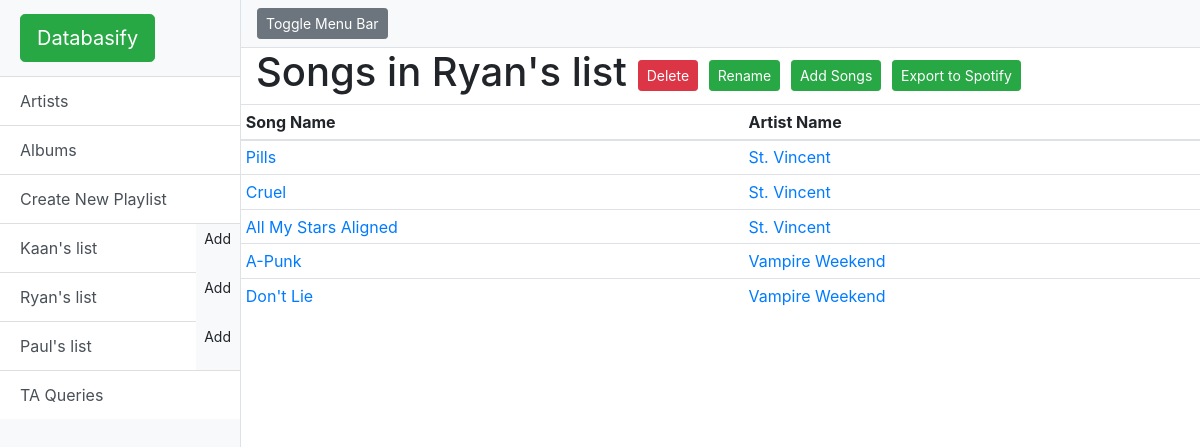
Before: /playlist/2/ with the older database file.
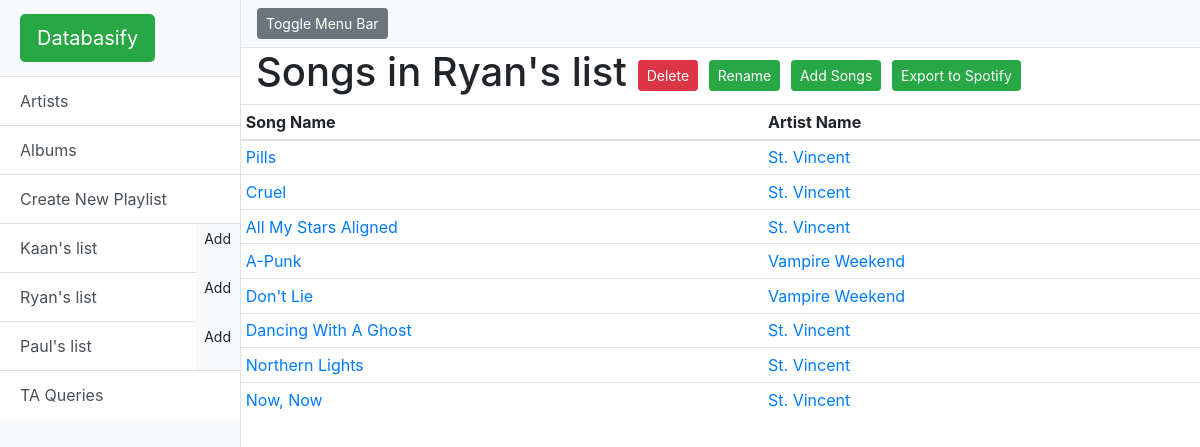
After: the same page with the newer database file.
### model.py (models this page shows)
class Playlist(Base):
    __tablename__ = 'playlist'
    id = Column(Integer, primary_key=True)
    name = Column(String(50), nullable=False)
    user_id = Column(Integer, ForeignKey('user.id'), nullable=False)
    user = relationship(User)

class PlaylistItem(Base):
    __tablename__ = 'playlist_item'
    id = Column(Integer, primary_key=True)
    playlist_id = Column(Integer, ForeignKey('playlist.id'), nullable=False)
    song_id = Column(Integer, ForeignKey('song.id'), nullable=False)
    playlist = relationship(Playlist, backref="playlist")

class Song(Base):
    __tablename__ = 'song'
    id = Column(Integer, primary_key=True)
    uri = Column(String(50), nullable=False)
    track_number = Column(Integer, nullable=True)
    name = Column(String(250), nullable=False)
    popularity = Column(Integer, nullable=True)
    duration = Column(Integer, nullable=False)
    danceability = Column(Float, nullable=True)
    explicit = Column(Boolean, nullable=True)
    tempo = Column(Float, nullable=True)
    energy = Column(Float, nullable=True)
    instrumentalness = Column(Float, nullable=True)
    time_signature = Column(Integer, nullable=True)
    valence = Column(Float, nullable=True)
    album_id = Column(Integer, ForeignKey('album.id'), nullable=False)
    album = relationship(Album, backref="album")

class Artist(Base):
    __tablename__ = 'artist'
    id = Column(Integer, primary_key=True)
    uri = Column(String(50), nullable=False)
    name = Column(String(150), nullable=False)
    popularity = Column(Integer, nullable=False)
    followers = Column(Integer, nullable=False)

### start.py (the view)
@app.route('/playlist/<int:playlist_id>/', methods=['GET'])
def showPlayListsSongs(playlist_id):
    result = (session.query(PlaylistItem, Playlist, Song)
              .filter(PlaylistItem.song_id == Song.id)
              .filter(PlaylistItem.playlist_id == Playlist.id)
              .filter(PlaylistItem.playlist_id == playlist_id)
              ).all()
    playlists = session.query(Playlist).all()
    playlistName = session.query(Playlist).filter_by(id=playlist_id).one()
    return render_template('playlistSongs.html', title='Songs', playlistName=playlistName, songs=result,
                           playlists=playlists)

### templates/playListSongs.html
{% extends "layout.html" %}
{% block content %}
    <div class="container-fluid">
        <h1>Songs in {{playlistName.name}}
        <a href="/playlist/{{ playlistName.id }}/delete/" class="btn btn-secondary btn-sm btn-danger" role="button">Delete</a>
        <a href="/playlist/{{ playlistName.id }}/edit/" class="btn btn-secondary btn-sm btn-success" role="button">Rename</a>
        <a href="/playlist/{{ playlistName.id }}/new" class="btn btn-secondary btn-sm btn-success" role="button">Add Songs</a>
        <a href="/playlist/{{ playlistName.id }}/export/" class="btn btn-secondary btn-sm btn-success" role="button">Export to Spotify</a></h1>
        </div>
        {% if songs|length== 0 %}
        <div class="alert alert-danger" role="alert">
            There are no songs in this playlist!
        </div>
        {% else %}
        <table class="table table-sm table-hover">
            <thead>
            <tr>
                <th scope="col">Song Name</th>
                <th scope="col">Artist Name</th>
            </tr>
            </thead>
            <tbody>
            {% for song in songs %}
            <tr>
                <td><a href="{{ song.Song.uri }}">{{ song.Song.name }}</a></td>
                <td><a href="/artist/{{ song.Song.album.artist.id }}">{{ song.Song.album.artist.name }}</a></td>
            </tr>
            {% endfor %}
            </tbody>
        </table>
        {% endif %}
    </div>
{% endblock content %}

### templates/layout.html (shortened to what this page needs)
<!DOCTYPE html>
<html lang="en">
<head>
    <link href="/static/vendor/bootstrap/css/bootstrap.min.css" rel="stylesheet">
    <link href="/static/simple-sidebar.css" rel="stylesheet">
</head>
<body>
<div class="d-flex" id="wrapper">
    <div class="bg-light border-right" id="sidebar-wrapper">
        <div class="sidebar-heading"><a class="btn btn-success btn-lg" data-placement="top" data-toggle="tooltip"
                                        href="/" title="Goes to the main page">Databasify</a></div>
        <div class="list-group list-group-flush">
            <a class="list-group-item list-group-item-action btn btn-success" href="/artist" role="button">Artists</a>
            <a class="list-group-item list-group-item-action btn btn-success" href="/album" role="button">Albums</a>
            <a class="list-group-item list-group-item-action btn btn-success" href="/playlist/new/" role="button">Create
                New Playlist</a>
            {% for playlist in playlists %}
            <div aria-label="Modify Playlist" class="btn-group" role="group"></a>
                <a class="btn list-group-item list-group-item-action btn btn-light" href="/playlist/{{ playlist.id }}/"
                   role="button">{{ playlist.name }}</a>
                <a class="btn btn-sm" data-placement="top" data-toggle="tooltip"
                   href="/playlist/{{ playlist.id }}/new" role="button"
                   title="Add a new song into {{ playlist.name }} playlist">Add</a>
            </div>
            {% endfor %}
            <a class="list-group-item list-group-item-action btn btn-success" href="/ta" role="button">TA Queries</a>
        </div>
    </div>
    <div id="page-content-wrapper">
        <nav class="navbar navbar-expand-lg navbar-light bg-light border-bottom">
            <button class="btn btn-secondary btn-sm" id="menu-toggle">Toggle Menu Bar</button>&nbsp;
        </nav>
        {% block content %}{% endblock %}
    </div>
</body>
</html>

### static/simple-sidebar.css (style rules this page uses)
body { overflow-x: hidden; }
#sidebar-wrapper { min-height: 100vh; margin-left: -15rem; -webkit-transition: margin .25s ease-out; -moz-transition: margin .25s ease-out; -o-transition: margin .25s ease-out; transition: margin .25s ease-out; }
#sidebar-wrapper .sidebar-heading { padding: 0.875rem 1.25rem; font-size: 1.2rem; }
#sidebar-wrapper .list-group { width: 15rem; }
#page-content-wrapper { min-width: 100vw; }
@media (min-width: 768px) { #sidebar-wrapper { margin-left: 0; } }
@media (min-width: 768px) { #page-content-wrapper { min-width: 0; width: 100%; } }

Changed rows visible on the page:
added PlaylistItem: Song.name "Dancing With A Ghost", Song.album.artist.name "St. Vincent"
added PlaylistItem: Song.name "Northern Lights", Song.album.artist.name "St. Vincent"
added PlaylistItem: Song.name "Now, Now", Song.album.artist.name "St. Vincent"
